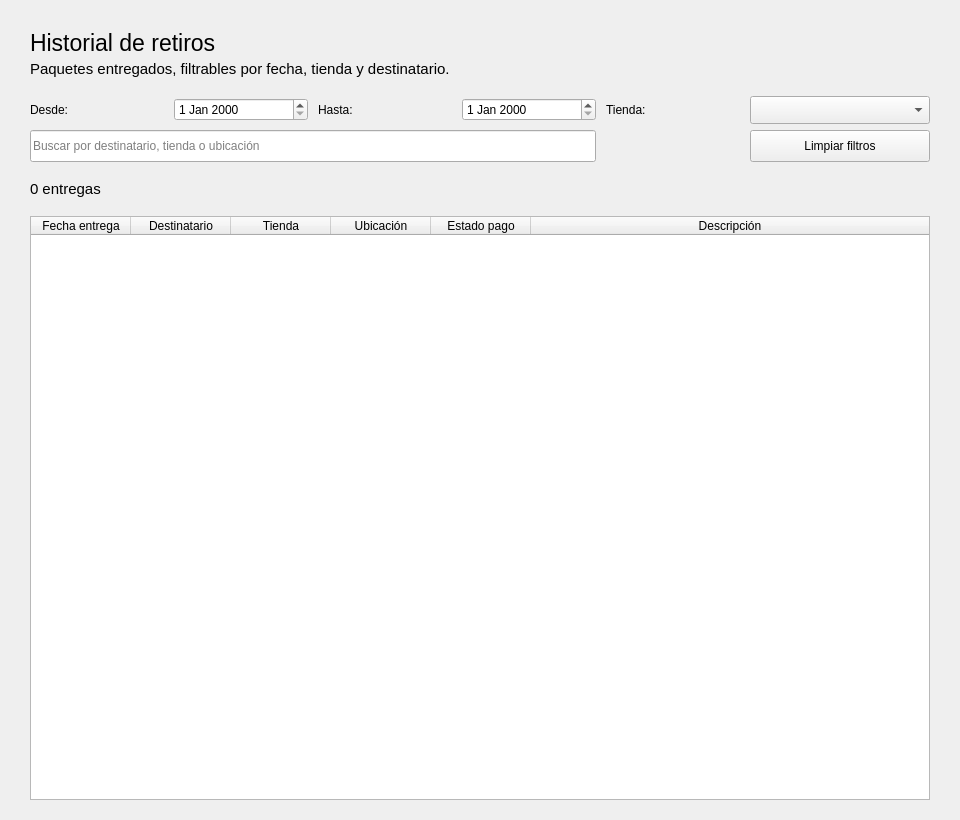
<?xml version="1.0" encoding="UTF-8"?>
<ui version="4.0">
 <class>Form</class>
 <widget class="QWidget" name="Form">
  <property name="geometry">
   <rect><x>0</x><y>0</y><width>960</width><height>820</height></rect>
  </property>
  <property name="windowTitle"><string>Historial de retiros</string></property>
  <layout class="QVBoxLayout" name="layoutRoot">
   <property name="leftMargin"><number>30</number></property>
   <property name="topMargin"><number>30</number></property>
   <property name="rightMargin"><number>30</number></property>
   <property name="bottomMargin"><number>20</number></property>
   <property name="spacing"><number>18</number></property>

   <item>
    <layout class="QVBoxLayout" name="layoutHeaderTexto">
     <property name="spacing"><number>4</number></property>
     <item>
      <widget class="QLabel" name="lblTitulo">
       <property name="font"><font><pointsize>17</pointsize></font></property>
       <property name="text"><string>Historial de retiros</string></property>
      </widget>
     </item>
     <item>
      <widget class="QLabel" name="lblSubtitulo">
       <property name="font"><font><pointsize>11</pointsize></font></property>
       <property name="text"><string>Paquetes entregados, filtrables por fecha, tienda y destinatario.</string></property>
      </widget>
     </item>
    </layout>
   </item>

   <item>
    <layout class="QGridLayout" name="layoutFiltros">
     <property name="horizontalSpacing"><number>10</number></property>
     <property name="verticalSpacing"><number>6</number></property>

     <item row="0" column="0">
      <widget class="QLabel"><property name="text"><string>Desde:</string></property></widget>
     </item>
     <item row="0" column="1">
      <widget class="FechaEdit" name="fechaDesde"/>
     </item>

     <item row="0" column="2">
      <widget class="QLabel"><property name="text"><string>Hasta:</string></property></widget>
     </item>
     <item row="0" column="3">
      <widget class="FechaEdit" name="fechaHasta"/>
     </item>

     <item row="0" column="4">
      <widget class="QLabel"><property name="text"><string>Tienda:</string></property></widget>
     </item>
     <item row="0" column="5">
      <widget class="QComboBox" name="cmbTienda">
       <property name="minimumSize"><size><width>180</width><height>28</height></size></property>
      </widget>
     </item>

     <item row="1" column="0" colspan="4">
      <widget class="QLineEdit" name="txtBuscar">
       <property name="minimumSize"><size><width>0</width><height>32</height></size></property>
       <property name="placeholderText"><string>Buscar por destinatario, tienda o ubicación</string></property>
      </widget>
     </item>
     <item row="1" column="5">
      <widget class="QPushButton" name="btnLimpiarFiltros">
       <property name="minimumSize"><size><width>120</width><height>32</height></size></property>
       <property name="class" stdset="0"><string>btn-secundario</string></property>
       <property name="text"><string>Limpiar filtros</string></property>
      </widget>
     </item>
    </layout>
   </item>

   <item>
    <widget class="QLabel" name="lblConteo">
     <property name="font"><font><pointsize>11</pointsize></font></property>
     <property name="text"><string>0 entregas</string></property>
    </widget>
   </item>

   <item>
    <widget class="QTableWidget" name="tablaHistorial">
     <attribute name="horizontalHeaderStretchLastSection"><bool>true</bool></attribute>
     <attribute name="verticalHeaderVisible"><bool>false</bool></attribute>
     <property name="alternatingRowColors"><bool>true</bool></property>
     <column><property name="text"><string>Fecha entrega</string></property></column>
     <column><property name="text"><string>Destinatario</string></property></column>
     <column><property name="text"><string>Tienda</string></property></column>
     <column><property name="text"><string>Ubicación</string></property></column>
     <column><property name="text"><string>Estado pago</string></property></column>
     <column><property name="text"><string>Descripción</string></property></column>
    </widget>
   </item>
  </layout>
 </widget>
 <customwidgets>
  <customwidget>
   <class>FechaEdit</class>
   <extends>QDateEdit</extends>
   <header>src.ui.utils</header>
  </customwidget>
 </customwidgets>
 <resources/>
 <connections/>
</ui>
